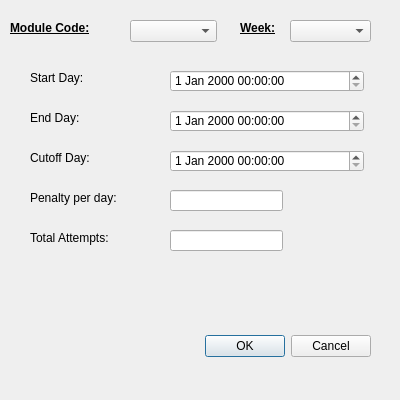
<?xml version="1.0" encoding="UTF-8"?>
<ui version="4.0">
 <class>Dialog</class>
 <widget class="QDialog" name="Dialog">
  <property name="geometry">
   <rect>
    <x>0</x>
    <y>0</y>
    <width>400</width>
    <height>400</height>
   </rect>
  </property>
  <property name="minimumSize">
   <size>
    <width>400</width>
    <height>400</height>
   </size>
  </property>
  <property name="maximumSize">
   <size>
    <width>400</width>
    <height>400</height>
   </size>
  </property>
  <property name="windowTitle">
   <string>Create Weekly Assignment</string>
  </property>
  <widget class="QDialogButtonBox" name="buttonBox">
   <property name="geometry">
    <rect>
     <x>30</x>
     <y>330</y>
     <width>341</width>
     <height>32</height>
    </rect>
   </property>
   <property name="orientation">
    <enum>Qt::Horizontal</enum>
   </property>
   <property name="standardButtons">
    <set>QDialogButtonBox::Cancel|QDialogButtonBox::Ok</set>
   </property>
  </widget>
  <widget class="QLabel" name="label">
   <property name="geometry">
    <rect>
     <x>10</x>
     <y>20</y>
     <width>111</width>
     <height>16</height>
    </rect>
   </property>
   <property name="font">
    <font>
     <weight>75</weight>
     <bold>true</bold>
     <underline>true</underline>
     <kerning>true</kerning>
    </font>
   </property>
   <property name="text">
    <string>Module Code:</string>
   </property>
  </widget>
  <widget class="QComboBox" name="comboBox_moduleCode">
   <property name="geometry">
    <rect>
     <x>130</x>
     <y>20</y>
     <width>87</width>
     <height>22</height>
    </rect>
   </property>
  </widget>
  <widget class="QDateTimeEdit" name="dateTimeEdit_startDay">
   <property name="geometry">
    <rect>
     <x>170</x>
     <y>70</y>
     <width>194</width>
     <height>22</height>
    </rect>
   </property>
  </widget>
  <widget class="QLabel" name="label_2">
   <property name="geometry">
    <rect>
     <x>30</x>
     <y>70</y>
     <width>121</width>
     <height>16</height>
    </rect>
   </property>
   <property name="text">
    <string>Start Day:</string>
   </property>
  </widget>
  <widget class="QLabel" name="label_3">
   <property name="geometry">
    <rect>
     <x>30</x>
     <y>110</y>
     <width>72</width>
     <height>15</height>
    </rect>
   </property>
   <property name="text">
    <string>End Day:</string>
   </property>
  </widget>
  <widget class="QLabel" name="label_4">
   <property name="geometry">
    <rect>
     <x>30</x>
     <y>150</y>
     <width>101</width>
     <height>16</height>
    </rect>
   </property>
   <property name="text">
    <string>Cutoff Day:</string>
   </property>
  </widget>
  <widget class="QLabel" name="label_5">
   <property name="geometry">
    <rect>
     <x>30</x>
     <y>190</y>
     <width>141</width>
     <height>16</height>
    </rect>
   </property>
   <property name="text">
    <string>Penalty per day:</string>
   </property>
  </widget>
  <widget class="QDateTimeEdit" name="dateTimeEdit_endDay">
   <property name="geometry">
    <rect>
     <x>170</x>
     <y>110</y>
     <width>194</width>
     <height>22</height>
    </rect>
   </property>
  </widget>
  <widget class="QDateTimeEdit" name="dateTimeEdit_cutoffDay">
   <property name="geometry">
    <rect>
     <x>170</x>
     <y>150</y>
     <width>194</width>
     <height>22</height>
    </rect>
   </property>
  </widget>
  <widget class="QLineEdit" name="lineEdit_penaltyPerDay">
   <property name="geometry">
    <rect>
     <x>170</x>
     <y>190</y>
     <width>113</width>
     <height>21</height>
    </rect>
   </property>
  </widget>
  <widget class="QLabel" name="label_6">
   <property name="geometry">
    <rect>
     <x>240</x>
     <y>20</y>
     <width>41</width>
     <height>16</height>
    </rect>
   </property>
   <property name="font">
    <font>
     <weight>75</weight>
     <bold>true</bold>
     <underline>true</underline>
    </font>
   </property>
   <property name="text">
    <string>Week:</string>
   </property>
  </widget>
  <widget class="QComboBox" name="comboBox_weekNumber">
   <property name="geometry">
    <rect>
     <x>290</x>
     <y>20</y>
     <width>81</width>
     <height>22</height>
    </rect>
   </property>
  </widget>
  <widget class="QLabel" name="label_7">
   <property name="geometry">
    <rect>
     <x>30</x>
     <y>230</y>
     <width>121</width>
     <height>16</height>
    </rect>
   </property>
   <property name="text">
    <string>Total Attempts:</string>
   </property>
  </widget>
  <widget class="QLineEdit" name="lineEdit_totalAttempts">
   <property name="geometry">
    <rect>
     <x>170</x>
     <y>230</y>
     <width>113</width>
     <height>21</height>
    </rect>
   </property>
  </widget>
 </widget>
 <resources/>
 <connections>
  <connection>
   <sender>buttonBox</sender>
   <signal>accepted()</signal>
   <receiver>Dialog</receiver>
   <slot>accept()</slot>
   <hints>
    <hint type="sourcelabel">
     <x>248</x>
     <y>254</y>
    </hint>
    <hint type="destinationlabel">
     <x>157</x>
     <y>274</y>
    </hint>
   </hints>
  </connection>
  <connection>
   <sender>buttonBox</sender>
   <signal>rejected()</signal>
   <receiver>Dialog</receiver>
   <slot>reject()</slot>
   <hints>
    <hint type="sourcelabel">
     <x>316</x>
     <y>260</y>
    </hint>
    <hint type="destinationlabel">
     <x>286</x>
     <y>274</y>
    </hint>
   </hints>
  </connection>
 </connections>
</ui>
